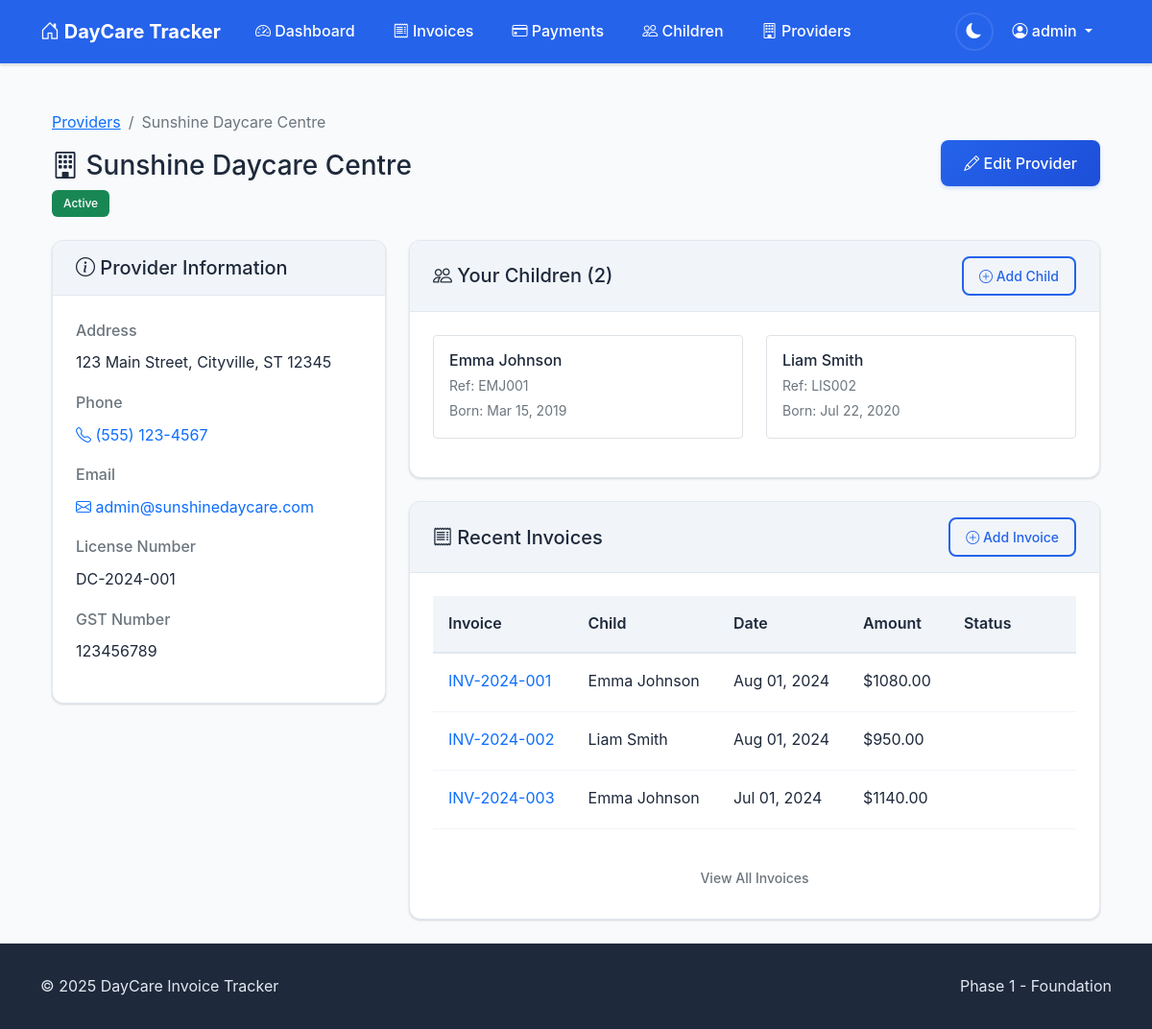
/providers/1/ (signed in), run on an earlier commit of the app's database.
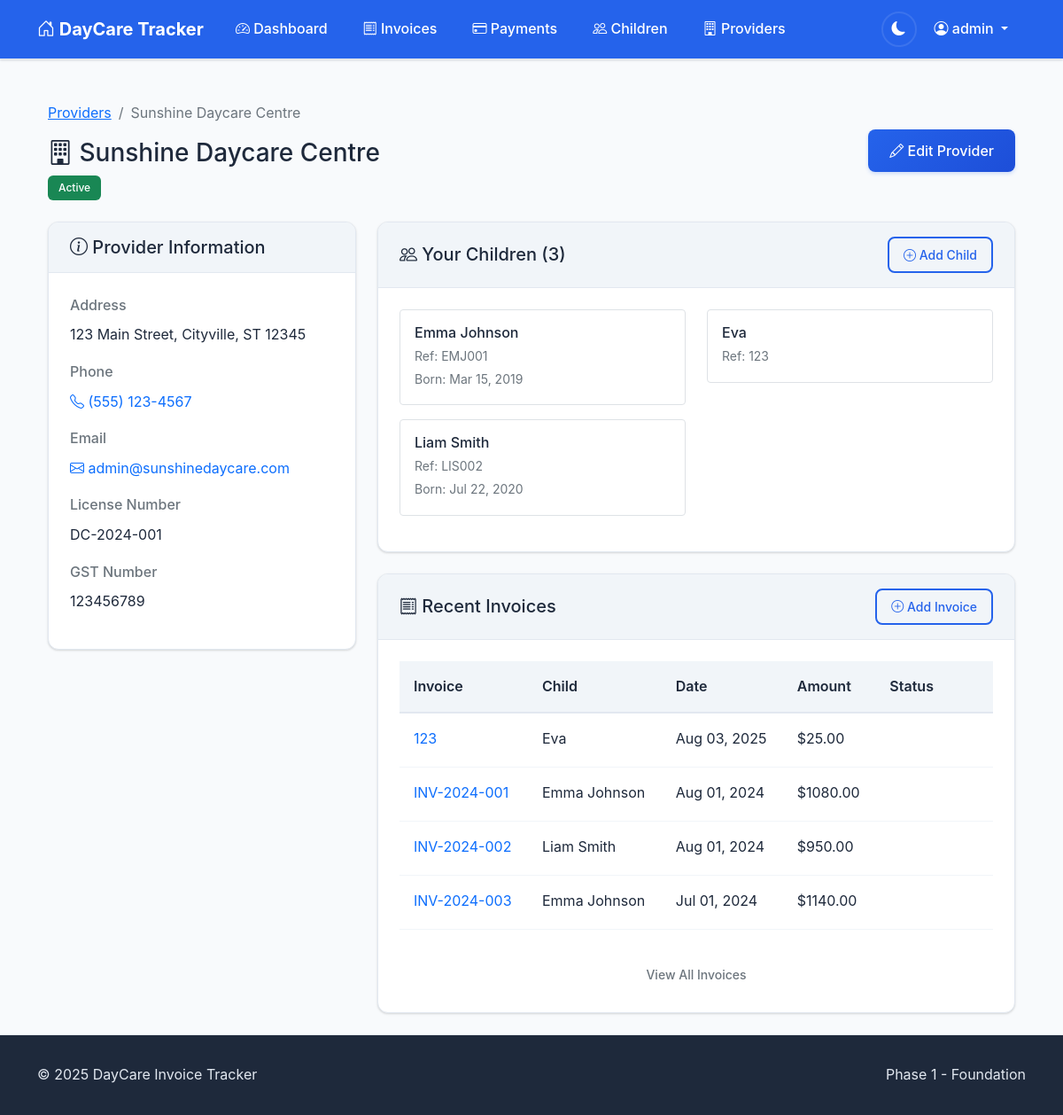
And on a later commit of the database.
### invoices/models.py (models this page shows, shortened)
class Child(models.Model):
    user = models.ForeignKey(User, on_delete=models.CASCADE, related_name='children')
    name = models.CharField(max_length=100)
    reference_number = models.CharField(max_length=20)
    date_of_birth = models.DateField(null=True, blank=True)
    daycare_provider = models.ForeignKey(DaycareProvider, on_delete=models.CASCADE, related_name='children')
    is_active = models.BooleanField(default=True)
    created_at = models.DateTimeField(auto_now_add=True)
    updated_at = models.DateTimeField(auto_now=True)
    class Meta:
        ordering = ['name']
        unique_together = ['user', 'reference_number', 'daycare_provider']

class Invoice(models.Model):
    PAYMENT_STATUS_CHOICES = [
        ('unpaid', 'Unpaid'),
        ('partial', 'Partially Paid'),
        ('paid', 'Paid'),
        ('overdue', 'Overdue'),
    ]
    child = models.ForeignKey(Child, on_delete=models.CASCADE, related_name='invoices')
    invoice_reference = models.CharField(max_length=50)
    period_start = models.DateField()
    period_end = models.DateField()
    issue_date = models.DateField()
    due_date = models.DateField(null=True, blank=True)
    original_amount = models.DecimalField(max_digits=10, decimal_places=2)
    discount_percentage = models.DecimalField(max_digits=5, decimal_places=2, default=Decimal('0.00'))
    discount_amount = models.DecimalField(max_digits=10, decimal_places=2, default=Decimal('0.00'))
    amount_due = models.DecimalField(max_digits=10, decimal_places=2)
    payment_status = models.CharField(max_length=10, choices=PAYMENT_STATUS_CHOICES, default='unpaid')
    fee_type = models.CharField(max_length=100, blank=True)
    pdf_file = models.FileField(upload_to='invoices/%Y/%m/', null=True, blank=True)
    extracted_from_email = models.BooleanField(default=False)
    email_message_id = models.CharField(max_length=255, blank=True)
    created_at = models.DateTimeField(auto_now_add=True)
    updated_at = models.DateTimeField(auto_now=True)
    class Meta:
        ordering = ['-issue_date']
        unique_together = ['child', 'invoice_reference']

### invoices/views.py (the view)
# urls.py: path('providers/<int:pk>/', views.ProviderDetailView.as_view(), name='provider_detail'),
class ProviderDetailView(LoginRequiredMixin, DetailView):
    model = DaycareProvider
    template_name = 'invoices/provider_detail.html'
    context_object_name = 'provider'
    def get_queryset(self):
        return DaycareProvider.objects.filter(
            children__user=self.request.user
        ).distinct()
    def get_context_data(self, **kwargs):
        context = super().get_context_data(**kwargs)
        provider = self.get_object()
        context['user_children'] = Child.objects.filter(
            user=self.request.user,
            daycare_provider=provider
        )
        context['invoices'] = Invoice.objects.filter(
            child__user=self.request.user,
            child__daycare_provider=provider
        ).select_related('child').order_by('-issue_date')[:10]
        return context

### templates/invoices/provider_detail.html (shortened to what the changed rows need)
{% extends 'base.html' %}
{% load static %}
{% block content %}
<div class="container-fluid py-4">
    <div class="row">
        <div class="col-12">
            <div class="d-flex justify-content-between align-items-center mb-4">
                <div>
                    <h2 class="h3 mb-0">
                        <i class="bi bi-building"></i>
                        {{ provider.name }}
                    </h2>
                </div>
            </div>
            <div class="row">
                <div class="col-lg-8">
                    <div class="card mb-4">
                        <div class="card-header d-flex justify-content-between align-items-center">
                            <h5 class="mb-0">
                                <i class="bi bi-people"></i>
                                Your Children ({{ user_children.count }})
                            </h5>
                            <a href="{% url 'invoices:child_create' %}" class="btn btn-outline-primary btn-sm">
                                <i class="bi bi-plus-circle"></i>
                                Add Child
                            </a>
                        </div>
                        <div class="card-body">
                            {% if user_children %}
                            <div class="row">
                                {% for child in user_children %}
                                <div class="col-md-6 mb-3">
                                    <div class="border rounded p-3">
                                        <h6 class="mb-1">{{ child.name }}</h6>
                                        <small class="text-muted">
                                            Ref: {{ child.reference_number }}
                                        </small>
                                        {% if child.date_of_birth %}
                                        <br>
                                        <small class="text-muted">
                                            Born: {{ child.date_of_birth|date:"M d, Y" }}
                                        </small>
                                        {% endif %}
                                    </div>
                                </div>
                                {% endfor %}
                            </div>
                            {% else %}
                            <p class="text-muted mb-0">No children registered at this provider.</p>
                            {% endif %}
                        </div>
                    </div>
                    <div class="card">
                        <div class="card-body">
                            {% if invoices %}
                            <div class="table-responsive">
                                <table class="table table-sm">
                                    <thead>
                                        <tr>
                                            <th>Invoice</th>
                                            <th>Child</th>
                                            <th>Date</th>
                                            <th>Amount</th>
                                            <th>Status</th>
                                        </tr>
                                    </thead>
                                    <tbody>
                                        {% for invoice in invoices %}
                                        <tr>
                                            <td>
                                                <a href="{% url 'invoices:invoice_detail' invoice.pk %}" class="text-decoration-none">
                                                    {{ invoice.invoice_reference }}
                                                </a>
                                            </td>
                                            <td>{{ invoice.child.name }}</td>
                                            <td>{{ invoice.issue_date|date:"M d, Y" }}</td>
                                            <td>${{ invoice.amount_due|floatformat:2 }}</td>
                                            <td>
                                                <span class="badge bg-{{ invoice.payment_status|default:'secondary' }}">
                                                </span>
                                            </td>
                                        </tr>
                                        {% endfor %}
                                    </tbody>
                                </table>
                            </div>
                            {% else %}
                            <p class="text-muted mb-0">No invoices found for this provider.</p>
                            {% endif %}
                        </div>
                    </div>
                </div>
            </div>
        </div>
    </div>
</div>
{% endblock %}

What changed in the data, as far as the page shows it:
added Child: name "Eva", reference_number "123"
added Invoice: invoice_reference "123", child.name "Eva", issue_date "Aug 03, 2025", amount_due "25.00"
Also different on the page:
{{ user_children.count }}: "2" → "3"
